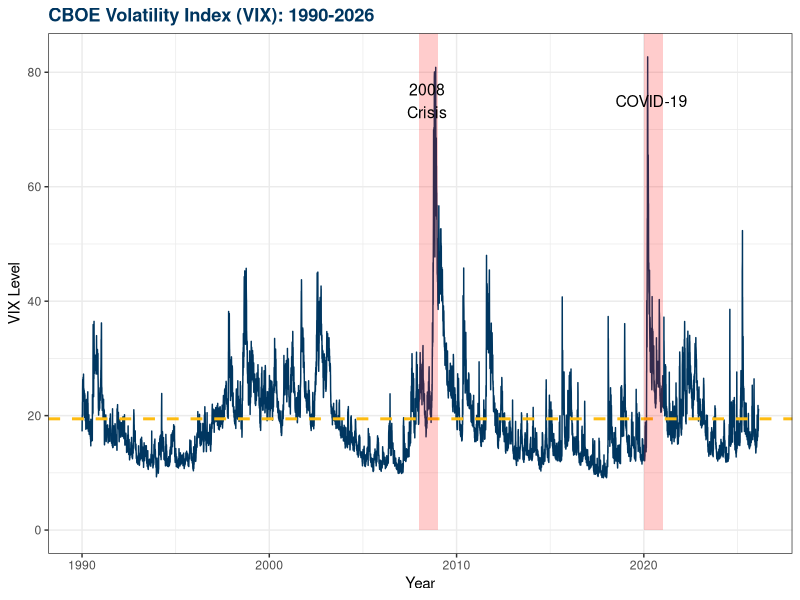

Source code (R):
## ---- chunk 1
library(readr)
library(ggplot2)

vix_data <- read_csv("../Data/VIXCLS.csv", show_col_types = FALSE)
vix_data <- na.omit(vix_data)

ggplot(vix_data, aes(x = observation_date, y = VIXCLS)) +
  geom_line(color = "#003660", linewidth = 0.5) +
  geom_hline(yintercept = mean(vix_data$VIXCLS), 
             color = "#FEBC11", linetype = "dashed", linewidth = 1) +
  annotate("rect", xmin = as.Date("2008-01-01"), xmax = as.Date("2009-01-01"),
           ymin = 0, ymax = Inf, alpha = 0.2, fill = "red") +
  annotate("rect", xmin = as.Date("2020-01-01"), xmax = as.Date("2021-01-01"),
           ymin = 0, ymax = Inf, alpha = 0.2, fill = "red") +
  annotate("text", x = as.Date("2008-06-01"), y = 75, 
           label = "2008\nCrisis", size = 4) +
  annotate("text", x = as.Date("2020-06-01"), y = 75, 
           label = "COVID-19", size = 4) +
  labs(title = "CBOE Volatility Index (VIX): 1990-2026",
       x = "Year", y = "VIX Level") +
  theme_bw()+
  theme(plot.title = element_text(color = "#003660", face = "bold"))
## ---- chunk 2
library(knitr)
library(kableExtra)

summary_stats <- data.frame(
  Statistic = c("Mean", "Median", "Std. Dev.", "Min", "Max"),
  Value = c(19.44, 17.58, 7.77, 9.14, 82.69)
)

kable(summary_stats, align = c('l', 'r'),
      caption = "VIX Summary Statistics") %>%
  kable_styling(font_size = 24)
## ---- chunk 3
adf_results <- data.frame(
  Series = c("Log(VIX)", "Δ Log(VIX)"),
  `ADF Statistic` = c(-6.10, -23.48),
  `P-value` = c(0.01, 0.01),
  Conclusion = c("Stationary", "Stationary")
)

kable(adf_results, align = c('l', 'r', 'r', 'c'),
      caption = "Augmented Dickey-Fuller Test Results") %>%
  kable_styling(font_size = 28)
## ---- chunk 4
model_comp <- data.frame(
  Model = c("ARIMA(0,1,1)", "ARIMA(1,1,0)", "ARIMA(1,1,1)", "ARIMA(2,1,1)", "ARIMA(1,1,2)"),
  AIC = c(-23240.51, -23232.92, -23364.86, -23362.12, -23361.45),
  BIC = c(-23226.27, -23218.68, -23343.51, -23333.66, -23332.99),
  Best = c("", "", "✓", "", "")
)

kable(model_comp, align = c('l', 'r', 'r', 'c'),
      caption = "Model Comparison (✓ = Best)") %>%
  kable_styling(font_size = 26)
## ---- chunk 5
arch_results <- data.frame(
  Statistic = c("Chi-squared", "Degrees of Freedom", "P-value", "Conclusion"),
  Value = c("412.10", "12", "< 2.2e-16", "ARCH effects present")
)

kable(arch_results, align = c('l', 'c'),
      caption = "ARCH-LM Test Results") %>%
  kable_styling(font_size = 28)
